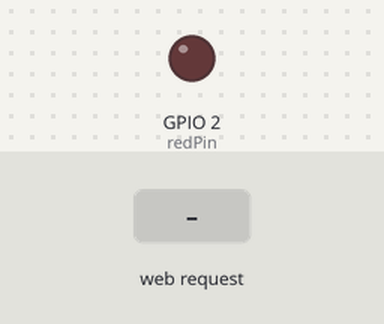
A sketch run on a simulated ESP32. Shown: output pins drawn as LEDs (lit = HIGH). The test bench sets the inputs (shaded band). WiFi joins after 1.5 s; servers stay silent unless stated; what the sketch prints to the serial monitor is not drawn.

Above: at 2.7 s.
2.8 s: HTTP request GET /toggle received
At 3.9 s:
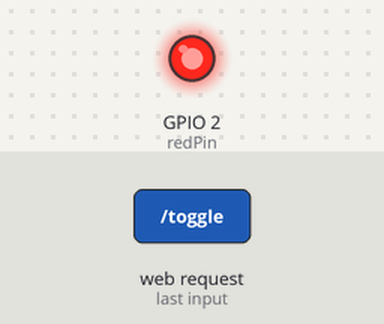
4.3 s: HTTP request GET /on received
5.8 s: HTTP request GET /off received
Timing chart, 0 to 8.8 s (numbered marks = the images above; inputs shaded):
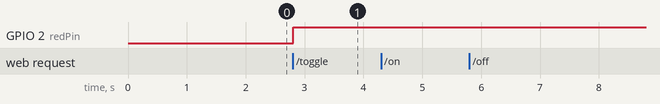

The sketch:

Webserver.ino
```cpp
// Load Wi-Fi library
#include <WiFi.h>


// Replace with your network credentials
const char* ssid     = "";
const char* password = "";

// Set web server port number to 80
WiFiServer server(80);

// Variable to store the HTTP req  uest
String header;

// Red, green, and blue pins for PWM control
const int redPin = 2;     // pin for led
String PinState = "off";

// Current time
unsigned long currentTime = millis();
// Previous time
unsigned long previousTime = 0;
// Define timeout time in milliseconds (example: 2000ms = 2s)
const long timeoutTime = 2000;

void setup() {
  Serial.begin(115200);
  pinMode(redPin,OUTPUT);
  digitalWrite(redPin,LOW);

  // Connect to Wi-Fi network with SSID and password
  Serial.print("Connecting to ");
  Serial.println(ssid);
  WiFi.begin(ssid, password);
  while (WiFi.status() != WL_CONNECTED) {
    delay(500);
    Serial.print(".");
  }
  // Print local IP address and start web server
  Serial.println("");
  Serial.println("WiFi connected.");
  Serial.println("IP address: ");
  Serial.println(WiFi.localIP());
  server.begin();
}

void loop(){
  WiFiClient client = server.available();   // Listen for incoming clients

  if (client) {                             // If a new client connects,
    currentTime = millis();
    previousTime = currentTime;
    Serial.println("New Client.");          // print a message out in the serial port
    String currentLine = "";                // make a String to hold incoming data from the client
    while (client.connected() && currentTime - previousTime <= timeoutTime) {            // loop while the client's connected
      currentTime = millis();
      if (client.available()) {             // if there's bytes to read from the client,
        char c = client.read();             // read a byte, then
        Serial.write(c);                    // print it out the serial monitor
        header += c;
        if (c == '\n') {                    // if the byte is a newline character
          // if the current line is blank, you got two newline characters in a row.
          // that's the end of the client HTTP request, so send a response:
          if (currentLine.length() == 0) {
            // HTTP headers always start with a response code (e.g. HTTP/1.1 200 OK)
            // and a content-type so the client knows what's coming, then a blank line:
            client.println("HTTP/1.1 200 OK");
            client.println("Content-type:text/html");
            client.println("Connection: close");
            client.println();


            if (header.indexOf("GET /toggle") >= 0) {
              if(PinState == "on")
              {
                PinState = "off";
                digitalWrite(redPin, LOW);
              }
            else if(PinState == "off")
              {
                PinState = "on";
                digitalWrite(redPin, HIGH);
              }
            }


            // Display the HTML web page
            client.println("<style>html { font-family: Helvetica; display: inline-block; margin: 0px auto; text-align: center;}");
            client.println(".button { background-color: #4CAF50; border: none; color: white; padding: 40px 65px;");
            client.println("text-decoration: none; font-size: 50px; margin: 2px; cursor: pointer;}");
            client.println(".button2 {background-color: #555555;}</style></head>");


            // Web Page Heading
            client.println("<body><h1>ESP32 Web Server</h1>");

            // Display current state, and ON/OFF buttons for GPIO 26
            client.println("<h2>LED - State " + PinState + "</h2>");

             client.println("<p><a href=\"/toggle\"><button class=\"button button2\">Toggle</button></a></p>");

            // The HTTP response ends with another blank line
            client.println();

            // Break out of the while loop
            break;
          } else { // if you got a newline, then clear currentLine
            currentLine = "";
          }
        } else if (c != '\r') {  // if you got anything else but a carriage return character,
          currentLine += c;      // add it to the end of the currentLine
        }
      }
    }
    // Clear the header variable
    header = "";
    // Close the connection
    client.stop();
    Serial.println("Client disconnected.");
    Serial.println("");
  }
}
```

Measured:
- after the input at 2.8 s, GPIO 2 (redPin): LOW → HIGH at once
- after the input at 4.3 s, every drawn part: stays the same
- after the input at 5.8 s, every drawn part: stays the same
